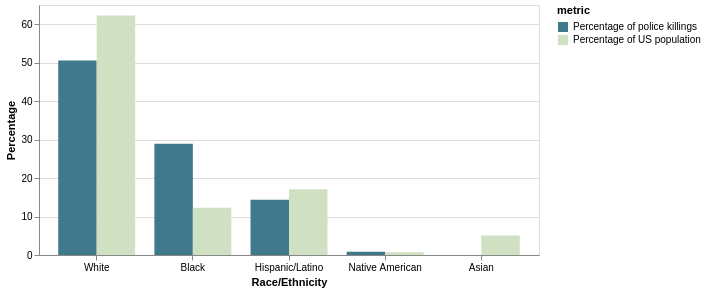

The notebook cell this image was saved under:
### Markdown cell above
With the rise in popularity of movements like Black Lives Matter and protests following the 2020 murder of George Floyd, my exploratory analysis in this dataset aims to find a trend of racial biases in police killings in the United States. This dataset explores the 2015 dataset from FiveThirtyEight exploring data from police killings throughout the US from January to June 2015. It has different columns displaying Race/Ethnicity, Age, and other demographic factors.

### Code cell
# counts percentage of police killings by race
deaths_per_race = (df["raceethnicity"].value_counts(normalize=True)*100).round(2)

# pulled demographic data from the US Census Bureau: https://data.census.gov/table/ACSDP5Y2015.DP05
demographics_us_2015 = {"White":62.3,"Black":12.3,"Hispanic/Latino":17.1,"Asian":5.1,"Native American":0.7}

# created two rows of data comparing percentage of police killings to percentage of US population by race
rows = []
for race, percentage in demographics_us_2015.items():
  rows.append({"race": race, "metric": "Percentage of police killings", "percent": float(deaths_per_race.get(race, 0))})
  rows.append({"race": race, "metric": "Percentage of US population", "percent": percentage})

data = pd.DataFrame(rows)

# sorted data from highest to lowest percentage of police killings
sort_order = (data[data["metric"] == "Percentage of police killings"].sort_values("percent", ascending=False)["race"].tolist())

# created a hover feature to see data when hovering over bar chart
hover = alt.selection_point(on="mouseover", fields=["race"], empty=True)

# created bar chart
percentage_comparison = (alt.Chart(data).mark_bar().encode(
      x=alt.X("race:N", sort=sort_order, title="Race/Ethnicity",axis=alt.Axis(labelAngle=0)), # sets x-axis to Race/Ethnicity
      y=alt.Y("percent:Q", title="Percentage"), # sets y-axis to Percentage
      xOffset=alt.XOffset("metric:N"), # places both bars next to each other instead of on top, making the data more readable
      color=alt.Color("metric:N",scale=alt.Scale(domain=["Percentage of police killings", "Percentage of US population"],range=["#40798C", "#CFE0C3"])),
      opacity=alt.condition(hover, alt.value(1.0), alt.value(0.35)),
      tooltip=["race:N", "metric:N", alt.Tooltip("percent:Q", format=".1f")],
    ).add_params(hover).properties(width=500, height=250) # created a tooltip showing race and percentage of police killings
)

percentage_comparison

### Figure 1 — Vega-Lite specification as saved in the notebook (floating-point values rounded to 4 significant figures)
{"config": {"view": {"continuousWidth": 300, "continuousHeight": 300}}, "data": {"name": "data-7d48484e25e9f95b6cc32ff35812ca3f"}, "mark": {"type": "bar"}, "encoding": {"color": {"field": "metric", "scale": {"domain": ["Percentage of police killings", "Percentage of US population"], "range": ["#40798C", "#CFE0C3"]}, "type": "nominal"}, "opacity": {"condition": {"param": "param_38", "value": 1.0, "empty": true}, "value": 0.35}, "tooltip": [{"field": "race", "type": "nominal"}, {"field": "metric", "type": "nominal"}, {"field": "percent", "format": ".1f", "type": "quantitative"}], "x": {"axis": {"labelAngle": 0}, "field": "race", "sort": ["White", "Black", "Hispanic/Latino", "Native American", "Asian"], "title": "Race/Ethnicity", "type": "nominal"}, "xOffset": {"field": "metric", "type": "nominal"}, "y": {"field": "percent", "title": "Percentage", "type": "quantitative"}}, "height": 250, "params": [{"name": "param_38", "select": {"type": "point", "fields": ["race"], "on": "mouseover"}}], "width": 500, "$schema": "https://vega.github.io/schema/vega-lite/v5.20.1.json", "datasets": {"data-7d48484e25e9f95b6cc32ff35812ca3f": [{"race": "White", "metric": "Percentage of police killings", "percent": 50.54}, {"race": "White", "metric": "Percentage of US population", "percent": 62.3}, {"race": "Black", "metric": "Percentage of police killings", "percent": 28.91}, {"race": "Black", "metric": "Percentage of US population", "percent": 12.3}, {"race": "Hispanic/Latino", "metric": "Percentage of police killings", "percent": 14.35}, {"race": "Hispanic/Latino", "metric": "Percentage of US population", "percent": 17.1}, {"race": "Asian", "metric": "Percentage of police killings", "percent": 0.0}, {"race": "Asian", "metric": "Percentage of US population", "percent": 5.1}, {"race": "Native American", "metric": "Percentage of police killings", "percent": 0.86}, {"race": "Native American", "metric": "Percentage of US population", "percent": 0.7}]}}
